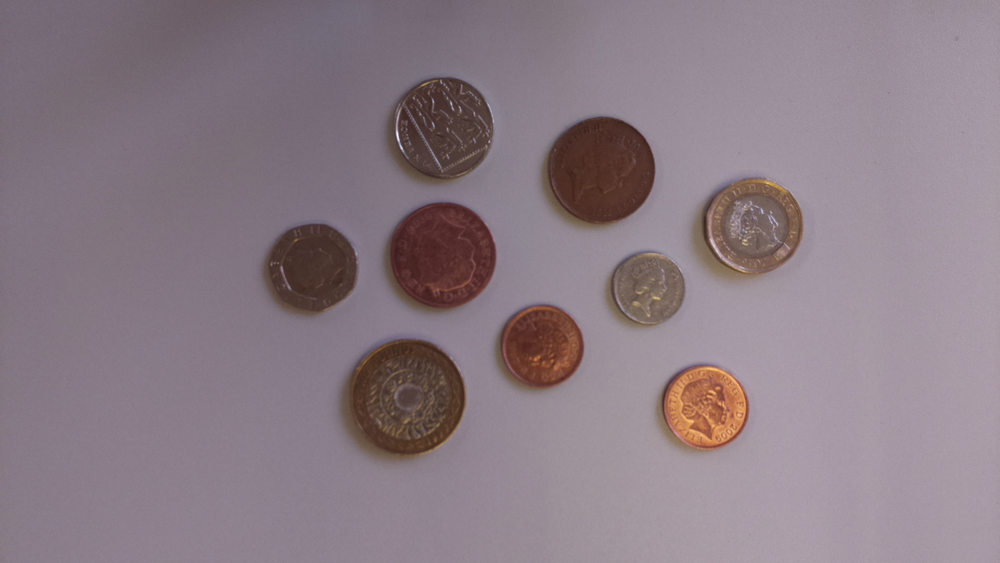
#> input picture 1.png, 1000 x 563 px, shrunk from 1296 x 730 before the run
$ jupyter execute 'Biomedical Microscopes.ipynb'
#> lines starting #> are read from the running program, lines starting #| are printed output that depends on the picture; after the words box and inside, x2 and y2 are one past the last pixel; in counts of white or black regions, pixels touching at a corner belong together
[cell 1]
#INSTALLATIONS AND IMPORTS

#pip install opencv-python

import numpy as np
import cv2
import sys

#IMPORT IMAGE
img = cv2.imread('1.png')
#> img is the input picture: shape (563, 1000, 3); mean B, G, R 132.7, 124.3, 138.8

[cell 2]
#define a function that converts the mm of coinage to pounds
def currencyvalue(r_mm):
    accuracy=0.021

    poundmm=1.23
    poundmaxmm=poundmm+accuracy
    poundminmm=poundmm-accuracy

    if r_mm > poundminmm and r_mm < poundmaxmm:
        return 1


    twentypmm=1.15
    twentypmaxmm=twentypmm+accuracy
    twentypminmm=twentypmm-accuracy

    if r_mm > twentypminmm and r_mm < twentypmaxmm:
        return 0.20


    onepmm=1.08
    onepmaxmm=onepmm+accuracy
    onepminmm=onepmm-accuracy

    if r_mm > onepminmm and r_mm < onepmaxmm:
        return 0.01


    twopmm=1.40
    twopmaxmm=twopmm+accuracy
    twopminmm=twopmm-accuracy

    if r_mm > twopminmm and r_mm < twopmaxmm:
        return 0.02


    fivepmm=0.96
    fivepmaxmm=fivepmm+accuracy
    fivepminmm=fivepmm-accuracy

    if r_mm > fivepminmm and r_mm < fivepmaxmm:
        return 0.05

    tenpmm=1.33
    tenpmaxmm=tenpmm+accuracy
    tenpminmm=tenpmm-accuracy

    if r_mm > tenpminmm and r_mm < tenpmaxmm:
        return 0.10


    fiftypmm=1.50
    fiftypmaxmm=fiftypmm+accuracy
    fiftypminmm=fiftypmm-accuracy

    if r_mm > fiftypminmm and r_mm < fiftypmaxmm:
        return 0.50


    twopoundmm=1.35
    twopoundmaxmm=twopoundmm+accuracy
    twopoundminmm=twopoundmm-accuracy

    if r_mm > twopoundminmm and r_mm < twopoundmaxmm:
        return 2

[cell 3]
#IMAGE PREPROCESSES

#copy of original image for comparison
output = img.copy()

#contrast control
alpha = 2 # Contrast control (1.0-3.0)
beta = 60 # Brightness control (0-100)

adjusted = cv2.convertScaleAbs(img, alpha=alpha, beta=beta)
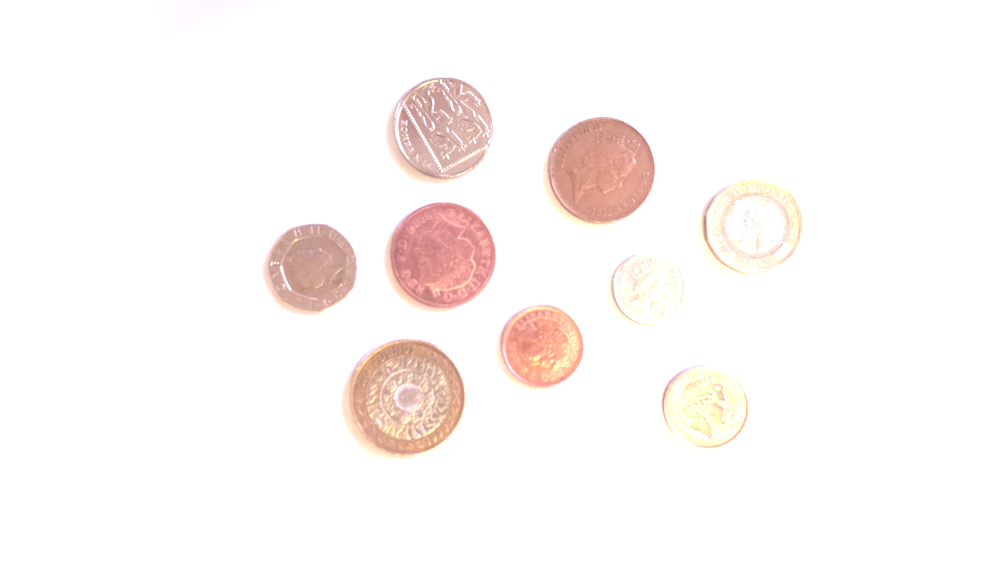
#> adjusted: shape (563, 1000, 3); mean B, G, R 245.7, 247.5, 252.5

#code to observe contrast changes (comment out when not necessary)
#cv2.imshow('original', img)
#cv2.imshow('adjusted', adjusted)
#cv2.waitKey()

#Convert image to Grayscale
adjusted = cv2.cvtColor(adjusted,cv2.COLOR_BGR2GRAY)
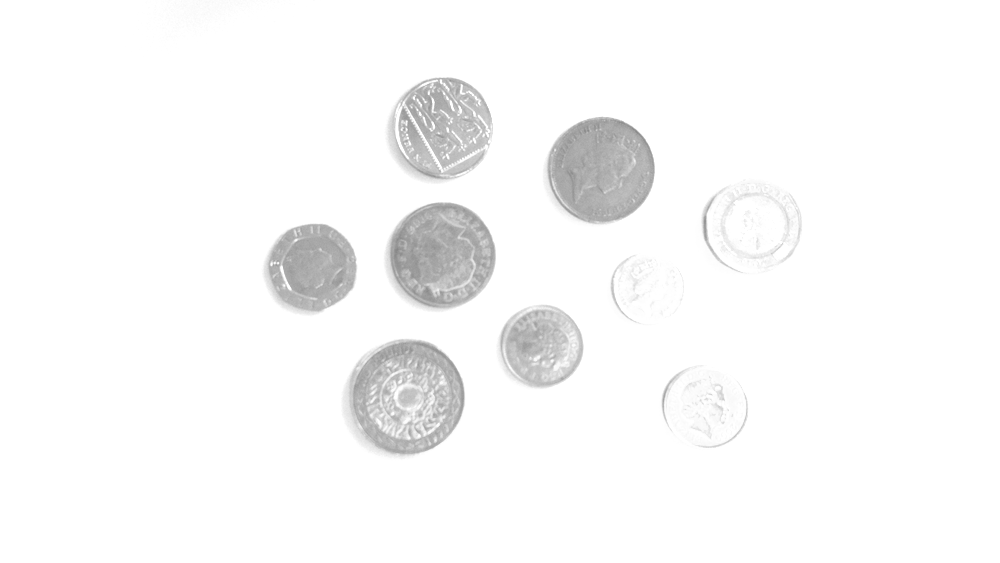
#> adjusted: shape (563, 1000); min 134, max 255, mean 248.8

#Blur image
adjusted = cv2.GaussianBlur(adjusted, (11,11), 0)

#Threshold
#adaptive technique
adjusted = cv2.adaptiveThreshold(adjusted,255,cv2.ADAPTIVE_THRESH_GAUSSIAN_C,\
                   cv2.THRESH_BINARY,51,2)
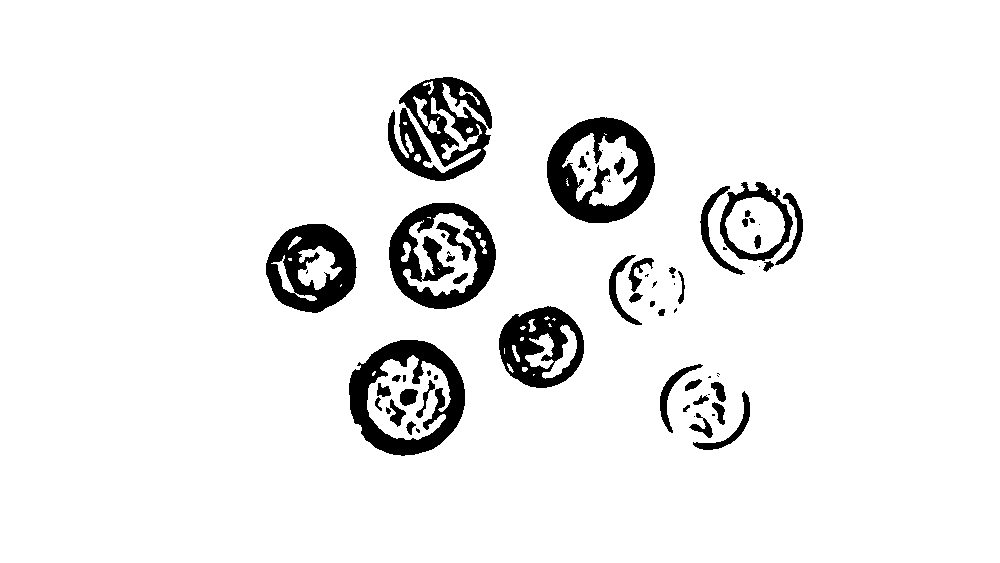
#> adjusted: shape (563, 1000); 93.1% white; 69 black regions (26 under 20 px), largest, box (x1, y1, x2, y2) and area: (547, 117, 655, 223) 5699, (349, 340, 465, 456) 5624, (388, 77, 492, 181) 5571

# Creating kernel
kernel = np.ones((5, 5), np.uint8)

# Using cv2.erode() method
adjusted = cv2.erode(adjusted, kernel, cv2.BORDER_REFLECT)
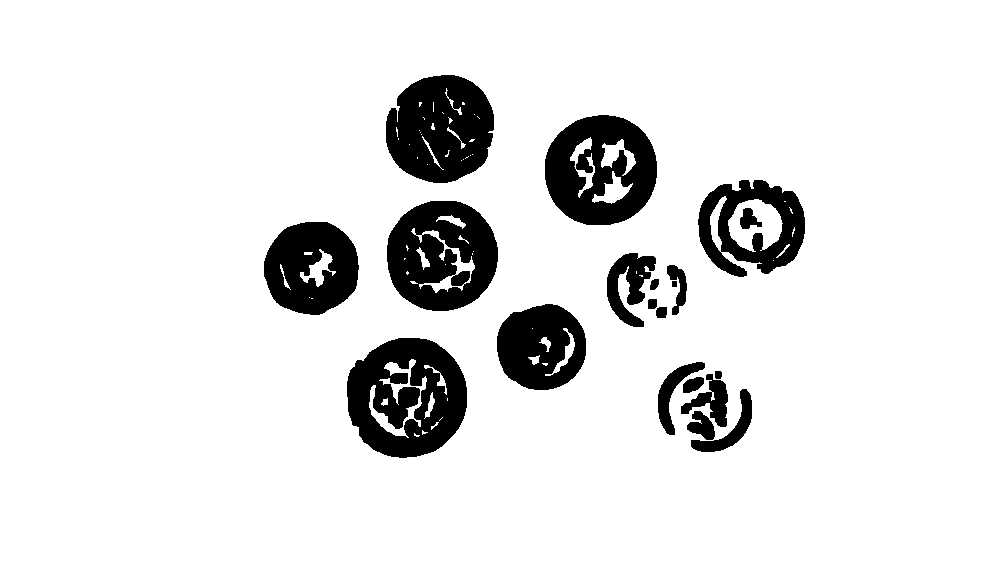
#> adjusted: shape (563, 1000); 89.3% white; 20 black regions, largest, box (x1, y1, x2, y2) and area: (347, 338, 467, 458) 9945, (386, 75, 494, 183) 8896, (387, 201, 498, 311) 8699

#binary technique
#ret, adjusted = cv2.threshold(adjusted,0,255,cv2.THRESH_BINARY_INV+cv2.THRESH_OTSU)
#otsu technique
#ret,adjusted = cv2.threshold(adjusted,0,255,cv2.THRESH_BINARY+cv2.THRESH_OTSU)

#Canny edge detection
#adjusted = cv2.Canny(adjusted, 50, 200)

cv2.imshow('post process', adjusted)

[cell 4]
# # detect circles
circles = cv2.HoughCircles(image=adjusted,
                            method=cv2.HOUGH_GRADIENT,
                            dp=0.5,
                            param1=100,
                            param2=25,
                            minDist=50,
                            minRadius=1,
                            maxRadius=100)
#> circles = [[600.5, 169.5, 56.1], [404.5, 395.5, 61.5], [540.5, 346.5, 44.4], [750.5, 224.5, 53.9], [435.5, 130.5, 51.2], [704.5, 406.5, 36], [651.5, 284.5, 34.4], [434.5, 241.5, 40.5]]

rcircles = np.uint16(np.around(circles))
#> rcircles = [[600, 170, 56], [404, 396, 62], [540, 346, 44], [750, 224, 54], [436, 130, 51], [704, 406, 36], [652, 284, 34], [434, 242, 40]]

if circles is not None:
    circles = np.round(circles[0, :]).astype("int")
#> circles has the same summary as rcircles
    print ("Number of circles:", len(circles))
#| Number of circles: 8

    coins = np.zeros(len(circles))
#> coins = [0, 0, 0, 0, 0, 0, 0, 0]

    # Count circles
    count=1
    for (x, y, r) in circles:
        #Calculate radius in mm:
        r_mm = round(r/52, 2)
        # Create outer circle
        cv2.circle(output, (x,y), r, (0, 0, 0), 1)
        # Create center rectangle
        cv2.rectangle(output, (x-2, y-2), (x+2, y+2), (0,255,0), -1)
        # Add radius to center
        cv2.putText(output, str(r_mm),
                    (x-15, y-5),
                    cv2.FONT_HERSHEY_COMPLEX_SMALL,
                    0.7, (0, 0, 0), 1)
        # Print the radius of detected circles in pixels and mm
        print ('c' + str(count) + ' ' + str(r_mm) + ' ' + str(currencyvalue(r_mm)))
        coins[count-1] = currencyvalue(r_mm)
        count += 1
#> this loop made 8 passes
#> (x, y, r, r_mm) on passes 1 to 8: (600, 170, 56, 1.08), (404, 396, 62, 1.19), (540, 346, 44, 0.85), (750, 224, 54, 1.04), (436, 130, 51, 0.98), (704, 406, 36, 0.69), (652, 284, 34, 0.65), (434, 242, 40, 0.77)
#| c1 1.08 0.01
#| c2 1.19 None
#| c3 0.85 None
#| c4 1.04 None
#| c5 0.98 0.05
#| c6 0.69 None
#| c7 0.65 None
#| c8 0.77 None
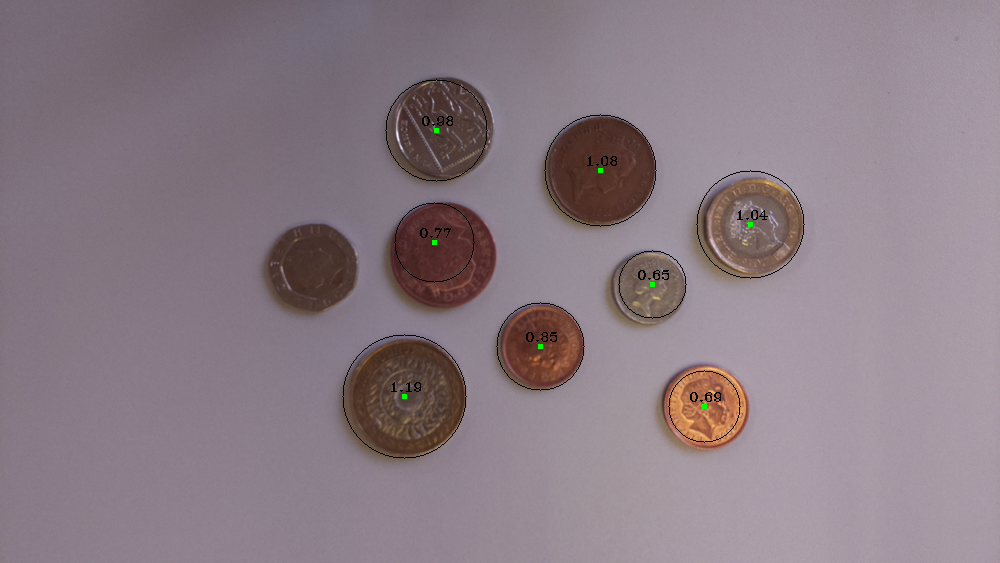
#> output: shape (563, 1000, 3); 0.56% of pixels changed, all inside (x1, y1, x2, y2) = (342, 79, 805, 459)
#> after the loop, coins = [0.01, nan, nan, nan, 0.05, nan, nan, nan]; count = 9

    print("total value=", np.sum(coins))
#| total value= nan
    cv2.imshow("output", np.hstack([img, output]))
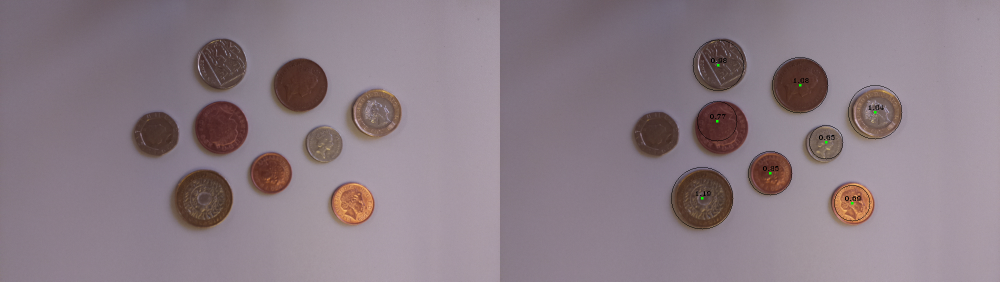
#> window 'output': shape (563, 2000, 3) (shown at 1/2 size); mean B, G, R 132.5, 124.1, 138.5
    cv2.waitKey(0)
